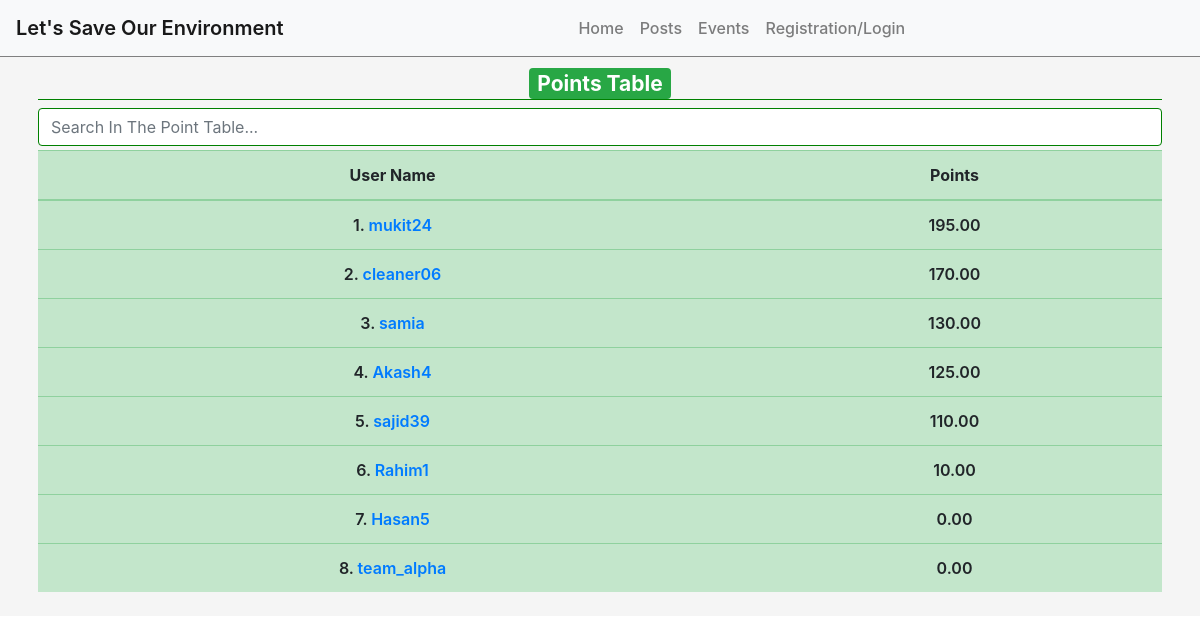
Screenshot of /point_table/ with the database file from the repository.
### home/models.py (models this page shows, shortened)
class Volunteer_Profile(models.Model):
    full_name = models.CharField(max_length=255)
    profile_picture = models.FileField(upload_to='uploads/')
    profession = models.CharField(max_length=100,blank=True)
    address = models.CharField(max_length=100)
    mobile = models.CharField(max_length=60)
    facebook = models.URLField(max_length=60,blank=True)
    about_me = models.TextField(blank=True)
    total_points = models.DecimalField(max_digits=15, decimal_places=2,default=0)
    user = models.OneToOneField(settings.AUTH_USER_MODEL, on_delete=models.CASCADE,related_name="volunteer")

### home/views.py (the view)
# urls.py: path('point_table/',point_table,name='point_table'),
def point_table(request):
    vol_list = Volunteer_Profile.objects.all().order_by('-total_points')
    context = {
        'vol_list':vol_list,
    }
    return render(request,"home/point_table.html",context)

### templates/home/point_table.html
{% extends "base.html" %}
{% load static %}
{% block content %}
<div style="background-color:whitesmoke;">
    <div class="container">
        <div class="row">
            <div class="col text-center p-2">
                <h3 style="border-bottom: 1px green solid;"><span class="badge badge-success">Points Table</span></h3>
                <input class="form-control my-1" style="border: 1px green solid" id="myInput1" type="text" placeholder="Search In The Point Table...">
                <table class="table table-success table-hover">
                    <thead>
                      <tr>
                        <th>User Name</th>
                        <th>Points</th>
                      </tr>
                    </thead>
                    <tbody id="myTable1">
                        {% for vol in vol_list %}
                            <tr style="font-weight: 600;">
                                    <td>{{forloop.counter}}. <a href="{% url 'profile_view' vol.user.id %}">{{vol.user}}</a></td>
                                <td>{{vol.total_points}}</td>
                              </tr>
                      {% endfor %}
                    </tbody>
                  </table>
            </div>
        </div>
    </div>
</div>
{% endblock %}

### rows the page displays
Volunteer_Profile: user "mukit24", total_points "195.00"
Volunteer_Profile: user "cleaner06", total_points "170.00"
Volunteer_Profile: user "samia", total_points "130.00"
Volunteer_Profile: user "Akash4", total_points "125.00"
Volunteer_Profile: user "sajid39", total_points "110.00"
Volunteer_Profile: user "Rahim1", total_points "10.00"
Volunteer_Profile: user "Hasan5", total_points "0.00"
Volunteer_Profile: user "team_alpha", total_points "0.00"
